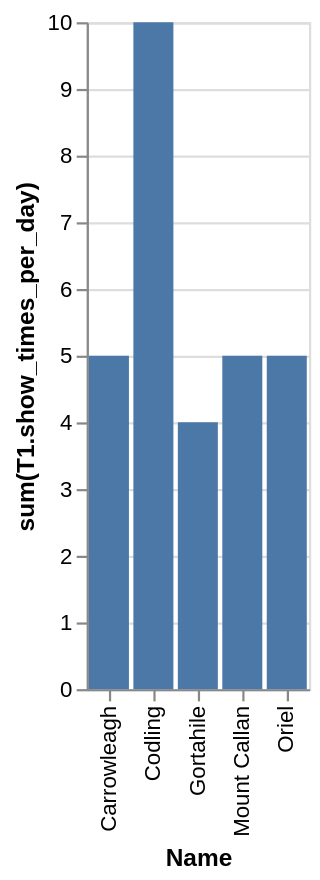

Specify this chart in Vega-Lite:
### Vega-Lite specification from a JSON file in a GitHub repository (floating-point values rounded to 4 significant figures)
{"data": {"values": [{"x_data": "Carrowleagh", "y_data": 5}, {"x_data": "Codling", "y_data": 10}, {"x_data": "Gortahile", "y_data": 4}, {"x_data": "Mount Callan", "y_data": 5}, {"x_data": "Oriel", "y_data": 5}]}, "mark": "bar", "encoding": {"x": {"field": "x_data", "type": "nominal", "title": "Name", "sort": "ascending"}, "y": {"field": "y_data", "type": "quantitative", "title": "sum(T1.show_times_per_day)"}}}
